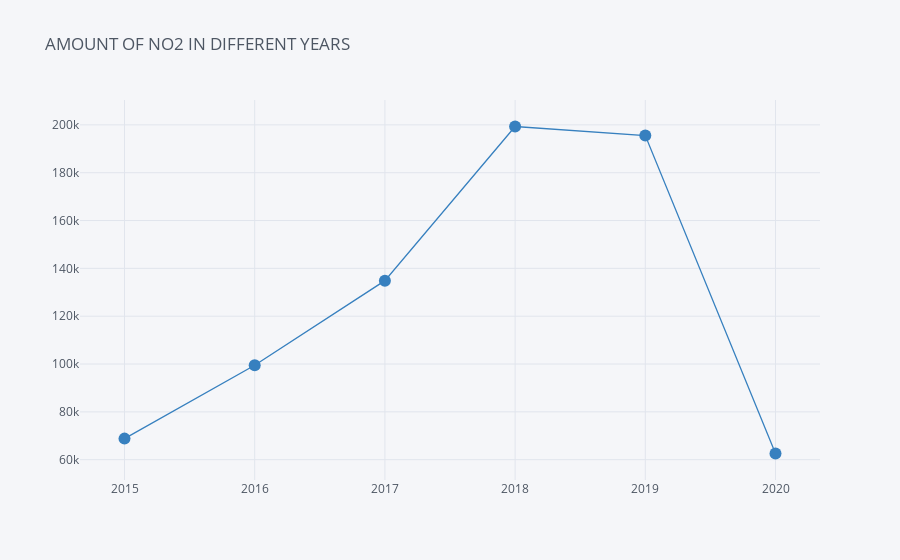

Notebook cell for this chart:
### Markdown cell above
## NO2 Yearly

### Code cell
NO2.iplot(kind='line',mode='lines+markers',x='year',y='NO2',title='AMOUNT OF NO2 IN DIFFERENT YEARS ', color='blue')

### Figure 1 — Plotly figure (JSON) as saved in the notebook; plotly's stock layout.template omitted (floating-point values rounded to 4 significant figures)
{"data": [{"line": {"color": "rgba(55, 128, 191, 1.0)", "dash": "solid", "shape": "linear", "width": 1.3}, "marker": {"size": 12, "symbol": "circle"}, "mode": "lines+markers", "name": "NO2", "text": "", "type": "scatter", "x": [2020, 2019, 2018, 2017, 2016, 2015], "y": [62590.0, 195500.0, 199300.0, 134900.0, 99470.0, 68810.0]}], "layout": {"legend": {"bgcolor": "#F5F6F9", "font": {"color": "#4D5663"}}, "paper_bgcolor": "#F5F6F9", "plot_bgcolor": "#F5F6F9", "title": {"font": {"color": "#4D5663"}, "text": "AMOUNT OF NO2 IN DIFFERENT YEARS "}, "xaxis": {"gridcolor": "#E1E5ED", "showgrid": true, "tickfont": {"color": "#4D5663"}, "title": {"font": {"color": "#4D5663"}, "text": ""}, "zerolinecolor": "#E1E5ED"}, "yaxis": {"gridcolor": "#E1E5ED", "showgrid": true, "tickfont": {"color": "#4D5663"}, "title": {"font": {"color": "#4D5663"}, "text": ""}, "zerolinecolor": "#E1E5ED"}}}
